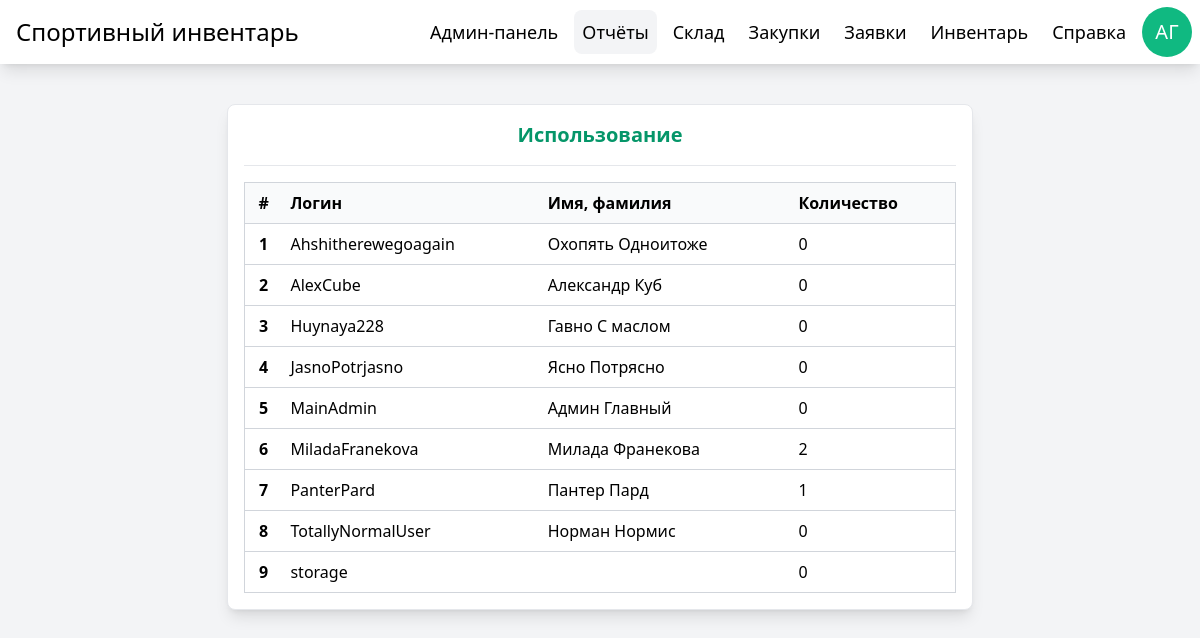
Before: /reports/ (signed in) with the older database file.
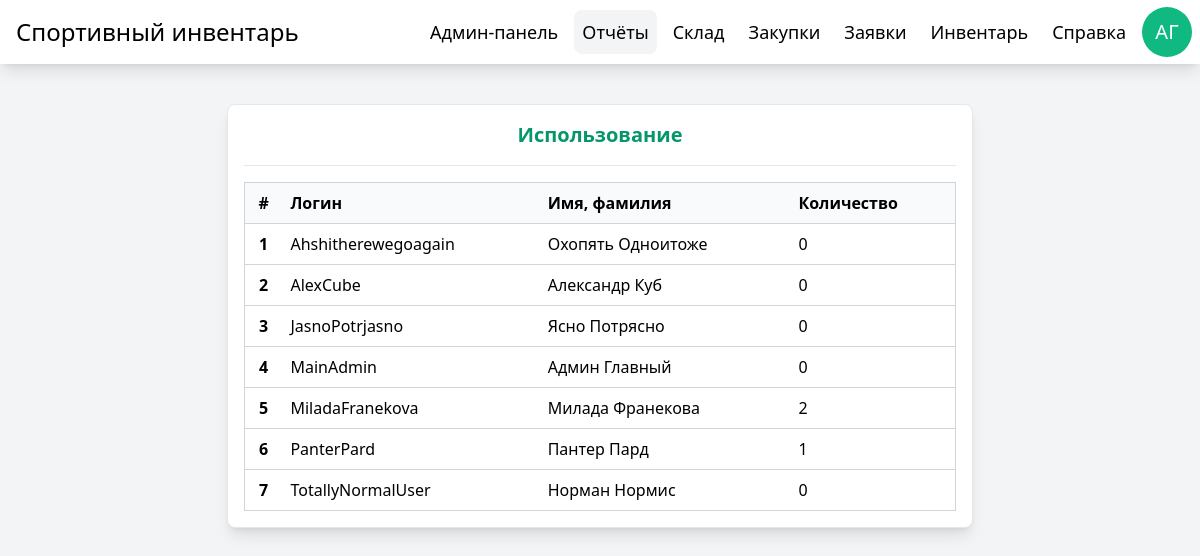
After: the same page with the newer database file.
### manager/models.py (models this page shows, shortened)
class User(AbstractUser):
    patronymic = models.CharField(max_length=64, blank=True, null=True)
    verified = models.BooleanField(default=False)

### manager/views.py (the view)
# urls.py: path('reports/', views.usage_report_view, name="reports"),
@user_passes_test(is_admin)
def usage_report_view(request):
    user_report = usage_report()
    db_stats = db_report()
    context = {
        'user_report': user_report,
        'db_stats': db_stats,
        'users': User.objects.filter()
    }
    return render(request, 'reports.html', context)

### manager/utils.py (called while the page is built)
def usage_report():
    users = User.objects.annotate(
        active_count=Count('products', filter=Q(products__state='active')),
        inactive_count=Count('products', filter=Q(products__state='inactive')),
        broken_count=Count('products', filter=Q(products__state='active'))
    )
    report = []
    for user in users:
        report.append({
            'username': user.username,
            'first_name': user.first_name,
            'last_name': user.last_name,
            'active_count': user.active_count,
        })
    return report

def db_report():
    return {'users': User.objects.count(), 'products': Product.objects.count(), 'purchases': Purchase.objects.count()}

### manager/views.py (called while the page is built)
def is_admin(user):
    return user.is_staff == True

### theme/templates/reports.html (shortened to what this page needs)
{% extends "base.html" %}
{% block content %}
<div class="w-2/3 p-4 grid gap-4 bg-white border rounded-lg shadow-lg">
    <h2 class="text-xl font-semibold text-center text-primary-600">Использование</h2>
    <hr>
    <table class="border border-gray-300 border-collapse">
        <thead>
            <tr class="bg-gray-50 border border-gray-300">
                <th class="p-2 text-center">#</th>
                <th class="p-2 text-start">Логин</th>
                <th class="p-2 text-start">Имя, фамилия</th>
                <th class="p-2 text-start">Количество</th>
            </tr>
        </thead>
        <tbody id="inventoryTableBody">
            {% for report in user_report %}
            <tr class="border-b border-gray-300 hover:bg-primary-50 transition">
                <th class="p-2 text-center">{{ forloop.counter }}</th>
                <td class="p-2 text-start break-all">{{ report.username }}</td>
                <td class="p-2 text-start">{{ report.first_name }} {{ report.last_name }}</td>
                <td class="p-2">{{ report.active_count }}</td>
            </tr>
            {% empty %}
            <tr class="border-y border-gray-300">
                <td colspan="4" class="py-2 text-center text-gray-400 transition">Инвентарь пока не используется.</td>
            </tr>
            {% endfor %}
        </tbody>
    </table>
</div>
{% endblock %}

Changed rows visible on the page:
removed User: username "Huynaya228", first_name "Гавно", last_name "С маслом"
removed User: username "storage"
Other visible differences:
list line gone: "3 0"
list line gone: "9 0"
